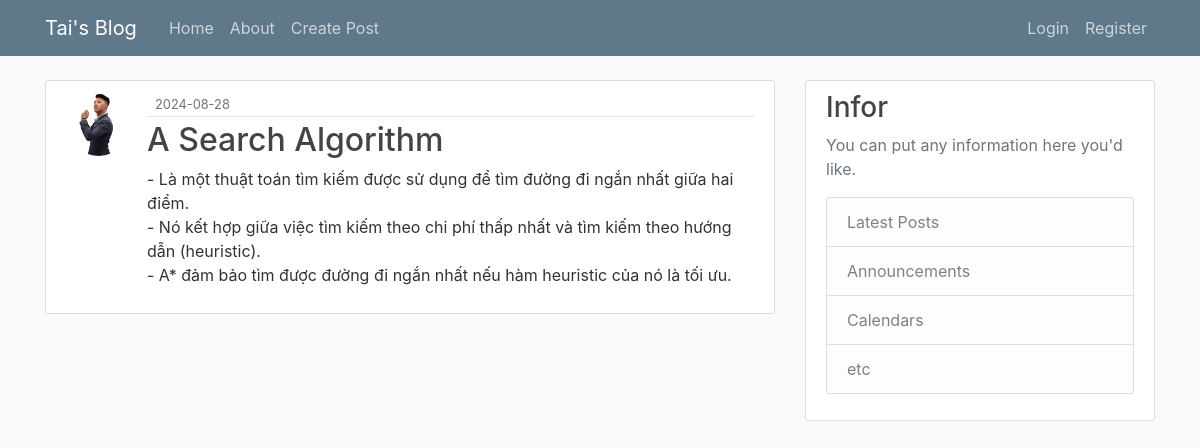
The app's page /post/4 with its own data.
### flaskblog/models.py (models this page shows, shortened)
class User(db.Model, UserMixin):
    id = db.Column(db.Integer, primary_key = True)
    user_name = db.Column(db.String(20), unique = True, nullable=False)
    email = db.Column(db.String(120), unique = True, nullable=False)
    image_file = db.Column(db.String(20), nullable=False, default = 'default.jpg')
    password = db.Column(db.String(60), nullable = False)
    posts = db.relationship('Post', backref = 'author', lazy  = True)

class Post(db.Model):
    id = db.Column(db.Integer, primary_key = True)
    title = db.Column(db.String(100), nullable=False)
    date_posted = db.Column(db.DateTime, nullable=False, default = datetime.utcnow)
    content = db.Column(db.Text, nullable = False)
    user_id = db.Column(db.Integer, db.ForeignKey('user.id'), nullable = False)

### flaskblog/routes.py (the view)
@app.route("/post/<int:post_id>", methods=['GET', 'POST'])
def post(post_id):
    post = Post.query.get_or_404(post_id)
    return render_template('post.html', title='post', post=post)

### flaskblog/templates/post.html (shortened to what this page needs)
{% extends "layout.html" %}
{% block content %}
    <article class="media content-section">
        <img class="rounded-circle article-img" src="{{ url_for('static', filename='profile_pics/' + post.author.image_file) }}">
        <div class="media-body">
        <div class="article-metadata">
            <small class="text-muted">{{ post.date_posted.strftime('%Y-%m-%d') }}</small>
        </div>
        <h2><a class="article-title" href="{{ url_for('post', post_id=post.id) }}">{{ post.title }}</a></h2>
        <p class="article-content">{{ post.content }}</p>
        </div>
    </article>
{% endblock content %}

### flaskblog/static/main.css (style rules this page uses)
body { background: #fafafa; color: #333333; margin-top: 5rem; }
h1, h2, h3 { color: #444444; }
.content-section { background: #ffffff; padding: 10px 20px; border: 1px solid #dddddd; border-radius: 3px; margin-bottom: 20px; }
.article-title { color: #444444; }
.article-content { white-space: pre-line; }
.article-img { height: 65px; width: 65px; margin-right: 16px; }
.article-metadata { padding-bottom: 1px; margin-bottom: 4px; border-bottom: 1px solid #e3e3e3 }

### records on screen
User: image_file (placeholder picture)
Post: date_posted "2024-08-28", title "A Search Algorithm", content "- Là một thuật toán tìm kiếm được sử dụng để tìm đường đi ngắn nhất giữa hai điểm. - Nó kết hợp giữa việc tìm kiếm theo chi phí thấp nhất và tìm kiếm theo hướng dẫn (heuristic). - A* đảm bảo tìm được đường đi ngắn nhất nếu hàm heuristic của nó là tối ưu."
